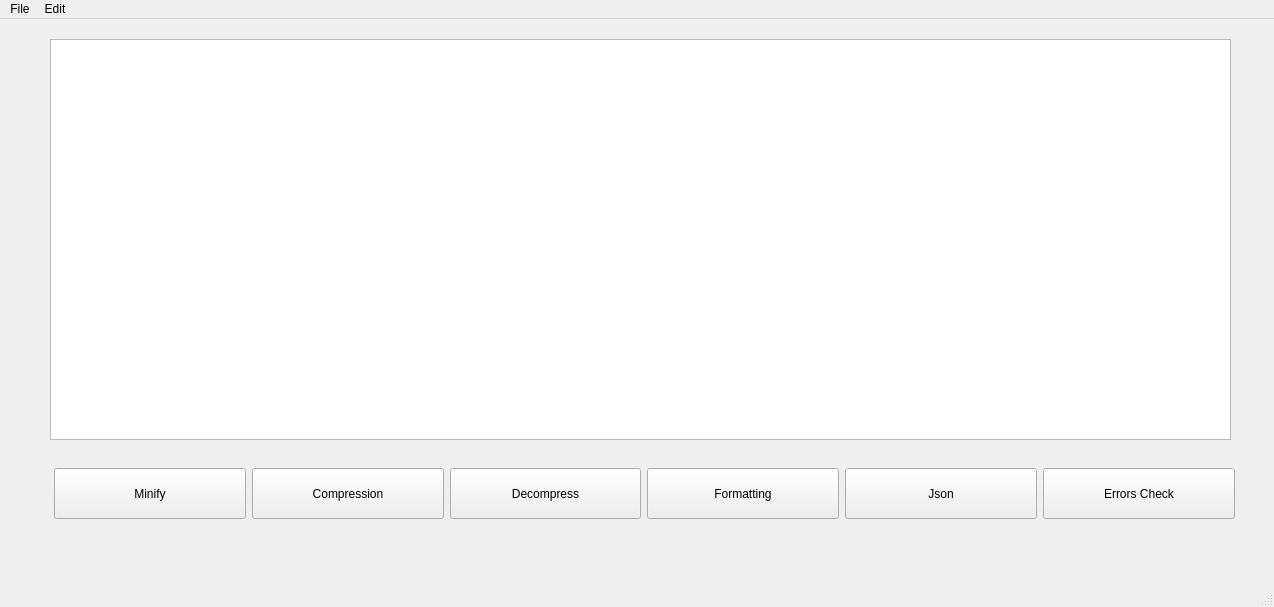
<?xml version="1.0" encoding="UTF-8"?>
<ui version="4.0">
 <class>MainWindow</class>
 <widget class="QMainWindow" name="MainWindow">
  <property name="geometry">
   <rect>
    <x>0</x>
    <y>0</y>
    <width>1274</width>
    <height>607</height>
   </rect>
  </property>
  <property name="windowTitle">
   <string>MainWindow</string>
  </property>
  <widget class="QWidget" name="centralwidget">
   <widget class="QWidget" name="verticalLayoutWidget">
    <property name="geometry">
     <rect>
      <x>50</x>
      <y>20</y>
      <width>1181</width>
      <height>401</height>
     </rect>
    </property>
    <layout class="QVBoxLayout" name="verticalLayout">
     <item>
      <widget class="QPlainTextEdit" name="plainTextEdit">
       <property name="sizePolicy">
        <sizepolicy hsizetype="Expanding" vsizetype="Expanding">
         <horstretch>0</horstretch>
         <verstretch>0</verstretch>
        </sizepolicy>
       </property>
      </widget>
     </item>
    </layout>
   </widget>
   <widget class="QWidget" name="gridLayoutWidget">
    <property name="geometry">
     <rect>
      <x>54</x>
      <y>449</y>
      <width>1181</width>
      <height>51</height>
     </rect>
    </property>
    <property name="sizePolicy">
     <sizepolicy hsizetype="Preferred" vsizetype="Preferred">
      <horstretch>0</horstretch>
      <verstretch>0</verstretch>
     </sizepolicy>
    </property>
    <layout class="QGridLayout" name="gridLayout">
     <item row="0" column="1">
      <widget class="QPushButton" name="pushButton_2">
       <property name="sizePolicy">
        <sizepolicy hsizetype="Preferred" vsizetype="Preferred">
         <horstretch>0</horstretch>
         <verstretch>0</verstretch>
        </sizepolicy>
       </property>
       <property name="text">
        <string>Compression</string>
       </property>
      </widget>
     </item>
     <item row="0" column="3">
      <widget class="QPushButton" name="pushButton_3">
       <property name="sizePolicy">
        <sizepolicy hsizetype="Preferred" vsizetype="Preferred">
         <horstretch>0</horstretch>
         <verstretch>0</verstretch>
        </sizepolicy>
       </property>
       <property name="text">
        <string>Formatting</string>
       </property>
      </widget>
     </item>
     <item row="0" column="0">
      <widget class="QPushButton" name="pushButton">
       <property name="sizePolicy">
        <sizepolicy hsizetype="Preferred" vsizetype="Preferred">
         <horstretch>0</horstretch>
         <verstretch>0</verstretch>
        </sizepolicy>
       </property>
       <property name="text">
        <string>Minify</string>
       </property>
      </widget>
     </item>
     <item row="0" column="5">
      <widget class="QPushButton" name="pushButton_5">
       <property name="sizePolicy">
        <sizepolicy hsizetype="Preferred" vsizetype="Preferred">
         <horstretch>0</horstretch>
         <verstretch>0</verstretch>
        </sizepolicy>
       </property>
       <property name="text">
        <string>Errors Check</string>
       </property>
      </widget>
     </item>
     <item row="0" column="4">
      <widget class="QPushButton" name="pushButton_4">
       <property name="sizePolicy">
        <sizepolicy hsizetype="Preferred" vsizetype="Preferred">
         <horstretch>0</horstretch>
         <verstretch>0</verstretch>
        </sizepolicy>
       </property>
       <property name="text">
        <string>Json</string>
       </property>
      </widget>
     </item>
     <item row="0" column="2">
      <widget class="QPushButton" name="pushButton_6">
       <property name="sizePolicy">
        <sizepolicy hsizetype="Preferred" vsizetype="Preferred">
         <horstretch>0</horstretch>
         <verstretch>0</verstretch>
        </sizepolicy>
       </property>
       <property name="text">
        <string>Decompress</string>
       </property>
      </widget>
     </item>
    </layout>
   </widget>
  </widget>
  <widget class="QMenuBar" name="menubar">
   <property name="geometry">
    <rect>
     <x>0</x>
     <y>0</y>
     <width>1274</width>
     <height>25</height>
    </rect>
   </property>
   <widget class="QMenu" name="menuFile">
    <property name="title">
     <string>File</string>
    </property>
    <addaction name="actionNew"/>
    <addaction name="actionOpen"/>
    <addaction name="actionSave_As"/>
    <addaction name="actionExit"/>
   </widget>
   <widget class="QMenu" name="menuEdit">
    <property name="title">
     <string>Edit</string>
    </property>
    <addaction name="actionCopy"/>
    <addaction name="actionPaste"/>
    <addaction name="actionCut"/>
    <addaction name="actionUndo"/>
    <addaction name="actionRedo"/>
   </widget>
   <addaction name="menuFile"/>
   <addaction name="menuEdit"/>
  </widget>
  <widget class="QStatusBar" name="statusbar"/>
  <action name="actionNew">
   <property name="icon">
    <iconset resource="Res.qrc">
     <normaloff>:/imgs/C:/Users/bauom/Desktop/Icons/document-icon.png</normaloff>:/imgs/C:/Users/bauom/Desktop/Icons/document-icon.png</iconset>
   </property>
   <property name="text">
    <string>New</string>
   </property>
  </action>
  <action name="actionOpen">
   <property name="icon">
    <iconset>
     <normalon>:/imgs/C:/Users/bauom/Desktop/Icons/folder-icon.png</normalon>
    </iconset>
   </property>
   <property name="text">
    <string>Open</string>
   </property>
  </action>
  <action name="actionSave_As">
   <property name="icon">
    <iconset>
     <normalon>:/imgs/C:/Users/bauom/Desktop/Icons/download-icon.png</normalon>
    </iconset>
   </property>
   <property name="text">
    <string>Save As</string>
   </property>
  </action>
  <action name="actionExit">
   <property name="icon">
    <iconset resource="Res.qrc">
     <normaloff>:/imgs/C:/Users/bauom/Desktop/Icons/close-icon.png</normaloff>:/imgs/C:/Users/bauom/Desktop/Icons/close-icon.png</iconset>
   </property>
   <property name="text">
    <string>Exit</string>
   </property>
  </action>
  <action name="actionCopy">
   <property name="icon">
    <iconset>
     <normalon>:/imgs/C:/Users/bauom/Desktop/Icons/copy-icon.png</normalon>
    </iconset>
   </property>
   <property name="text">
    <string>Copy</string>
   </property>
  </action>
  <action name="actionPaste">
   <property name="icon">
    <iconset>
     <normalon>:/imgs/C:/Users/bauom/Desktop/Icons/paste-icon.png</normalon>
    </iconset>
   </property>
   <property name="text">
    <string>Paste</string>
   </property>
  </action>
  <action name="actionCut">
   <property name="icon">
    <iconset>
     <normalon>:/imgs/C:/Users/bauom/Desktop/Icons/cut-icon.png</normalon>
    </iconset>
   </property>
   <property name="text">
    <string>Cut</string>
   </property>
  </action>
  <action name="actionUndo">
   <property name="icon">
    <iconset>
     <normalon>:/imgs/C:/Users/bauom/Desktop/Icons/arrow-undo-icon.png</normalon>
    </iconset>
   </property>
   <property name="text">
    <string>Undo</string>
   </property>
  </action>
  <action name="actionRedo">
   <property name="icon">
    <iconset>
     <normalon>:/imgs/C:/Users/bauom/Desktop/Icons/arrow-redo-icon.png</normalon>
    </iconset>
   </property>
   <property name="text">
    <string>Redo</string>
   </property>
  </action>
 </widget>
 <resources>
  <include location="Res.qrc"/>
 </resources>
 <connections/>
</ui>
